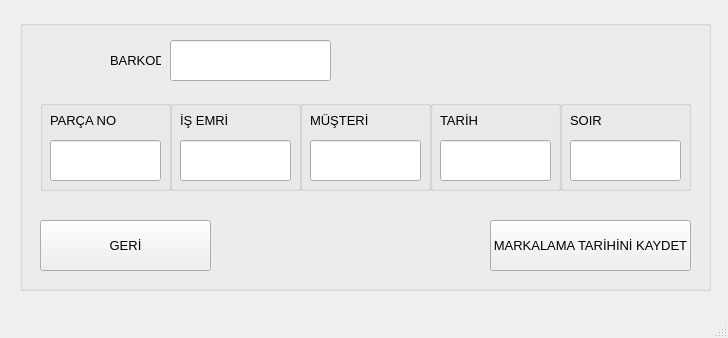
<?xml version="1.0" encoding="UTF-8"?>
<ui version="4.0">
 <class>BrandingPageCls</class>
 <widget class="QMainWindow" name="BrandingPageCls">
  <property name="geometry">
   <rect>
    <x>0</x>
    <y>0</y>
    <width>728</width>
    <height>338</height>
   </rect>
  </property>
  <property name="windowTitle">
   <string>MainWindow</string>
  </property>
  <property name="styleSheet">
   <string notr="true"/>
  </property>
  <widget class="QWidget" name="centralwidget">
   <widget class="QGroupBox" name="groupBox">
    <property name="geometry">
     <rect>
      <x>20</x>
      <y>20</y>
      <width>691</width>
      <height>271</height>
     </rect>
    </property>
    <property name="title">
     <string/>
    </property>
    <widget class="QGroupBox" name="groupBox_3">
     <property name="geometry">
      <rect>
       <x>280</x>
       <y>80</y>
       <width>131</width>
       <height>91</height>
      </rect>
     </property>
     <property name="title">
      <string/>
     </property>
     <widget class="QLineEdit" name="lineEditMainCustomer">
      <property name="geometry">
       <rect>
        <x>10</x>
        <y>40</y>
        <width>111</width>
        <height>41</height>
       </rect>
      </property>
      <property name="readOnly">
       <bool>true</bool>
      </property>
     </widget>
     <widget class="QLabel" name="label_3">
      <property name="geometry">
       <rect>
        <x>10</x>
        <y>10</y>
        <width>111</width>
        <height>21</height>
       </rect>
      </property>
      <property name="font">
       <font>
        <pointsize>10</pointsize>
       </font>
      </property>
      <property name="text">
       <string>MÜŞTERİ</string>
      </property>
     </widget>
    </widget>
    <widget class="QGroupBox" name="groupBox_5">
     <property name="geometry">
      <rect>
       <x>540</x>
       <y>80</y>
       <width>131</width>
       <height>91</height>
      </rect>
     </property>
     <property name="title">
      <string/>
     </property>
     <widget class="QLineEdit" name="lineEditSoir">
      <property name="geometry">
       <rect>
        <x>10</x>
        <y>40</y>
        <width>111</width>
        <height>41</height>
       </rect>
      </property>
      <property name="readOnly">
       <bool>true</bool>
      </property>
     </widget>
     <widget class="QLabel" name="label_5">
      <property name="geometry">
       <rect>
        <x>10</x>
        <y>10</y>
        <width>111</width>
        <height>21</height>
       </rect>
      </property>
      <property name="font">
       <font>
        <pointsize>10</pointsize>
       </font>
      </property>
      <property name="text">
       <string>SOIR</string>
      </property>
     </widget>
    </widget>
    <widget class="QGroupBox" name="groupBox_2">
     <property name="geometry">
      <rect>
       <x>150</x>
       <y>80</y>
       <width>131</width>
       <height>91</height>
      </rect>
     </property>
     <property name="title">
      <string/>
     </property>
     <widget class="QLineEdit" name="lineEditSowNumber">
      <property name="geometry">
       <rect>
        <x>10</x>
        <y>40</y>
        <width>111</width>
        <height>41</height>
       </rect>
      </property>
      <property name="readOnly">
       <bool>true</bool>
      </property>
     </widget>
     <widget class="QLabel" name="label_2">
      <property name="geometry">
       <rect>
        <x>10</x>
        <y>10</y>
        <width>111</width>
        <height>21</height>
       </rect>
      </property>
      <property name="font">
       <font>
        <pointsize>10</pointsize>
       </font>
      </property>
      <property name="text">
       <string>İŞ EMRİ</string>
      </property>
     </widget>
    </widget>
    <widget class="QGroupBox" name="groupBox_4">
     <property name="geometry">
      <rect>
       <x>20</x>
       <y>80</y>
       <width>131</width>
       <height>91</height>
      </rect>
     </property>
     <property name="title">
      <string/>
     </property>
     <widget class="QLineEdit" name="lineEditPartNumber">
      <property name="geometry">
       <rect>
        <x>10</x>
        <y>40</y>
        <width>111</width>
        <height>41</height>
       </rect>
      </property>
      <property name="readOnly">
       <bool>true</bool>
      </property>
     </widget>
     <widget class="QLabel" name="label">
      <property name="geometry">
       <rect>
        <x>10</x>
        <y>10</y>
        <width>111</width>
        <height>21</height>
       </rect>
      </property>
      <property name="font">
       <font>
        <pointsize>10</pointsize>
       </font>
      </property>
      <property name="text">
       <string>PARÇA NO</string>
      </property>
     </widget>
    </widget>
    <widget class="QPushButton" name="pushButtonReturn">
     <property name="geometry">
      <rect>
       <x>20</x>
       <y>200</y>
       <width>171</width>
       <height>51</height>
      </rect>
     </property>
     <property name="font">
      <font>
       <pointsize>10</pointsize>
      </font>
     </property>
     <property name="text">
      <string>GERİ</string>
     </property>
    </widget>
    <widget class="QLineEdit" name="lineEditBarcode">
     <property name="geometry">
      <rect>
       <x>150</x>
       <y>20</y>
       <width>161</width>
       <height>41</height>
      </rect>
     </property>
    </widget>
    <widget class="QGroupBox" name="groupBox_8">
     <property name="geometry">
      <rect>
       <x>410</x>
       <y>80</y>
       <width>131</width>
       <height>91</height>
      </rect>
     </property>
     <property name="title">
      <string/>
     </property>
     <widget class="QLineEdit" name="lineEditDate">
      <property name="geometry">
       <rect>
        <x>10</x>
        <y>40</y>
        <width>111</width>
        <height>41</height>
       </rect>
      </property>
      <property name="readOnly">
       <bool>true</bool>
      </property>
     </widget>
     <widget class="QLabel" name="label_4">
      <property name="geometry">
       <rect>
        <x>10</x>
        <y>10</y>
        <width>111</width>
        <height>21</height>
       </rect>
      </property>
      <property name="font">
       <font>
        <pointsize>10</pointsize>
       </font>
      </property>
      <property name="text">
       <string>TARİH</string>
      </property>
     </widget>
    </widget>
    <widget class="QPushButton" name="pushButtonSaveBrandDate">
     <property name="geometry">
      <rect>
       <x>470</x>
       <y>200</y>
       <width>201</width>
       <height>51</height>
      </rect>
     </property>
     <property name="font">
      <font>
       <pointsize>10</pointsize>
      </font>
     </property>
     <property name="text">
      <string>MARKALAMA TARİHİNİ KAYDET</string>
     </property>
    </widget>
    <widget class="QLabel" name="label_6">
     <property name="geometry">
      <rect>
       <x>90</x>
       <y>20</y>
       <width>51</width>
       <height>41</height>
      </rect>
     </property>
     <property name="font">
      <font>
       <pointsize>10</pointsize>
      </font>
     </property>
     <property name="text">
      <string>BARKOD</string>
     </property>
    </widget>
   </widget>
  </widget>
  <widget class="QMenuBar" name="menubar">
   <property name="geometry">
    <rect>
     <x>0</x>
     <y>0</y>
     <width>728</width>
     <height>21</height>
    </rect>
   </property>
  </widget>
  <widget class="QStatusBar" name="statusbar"/>
 </widget>
 <resources/>
 <connections/>
</ui>
